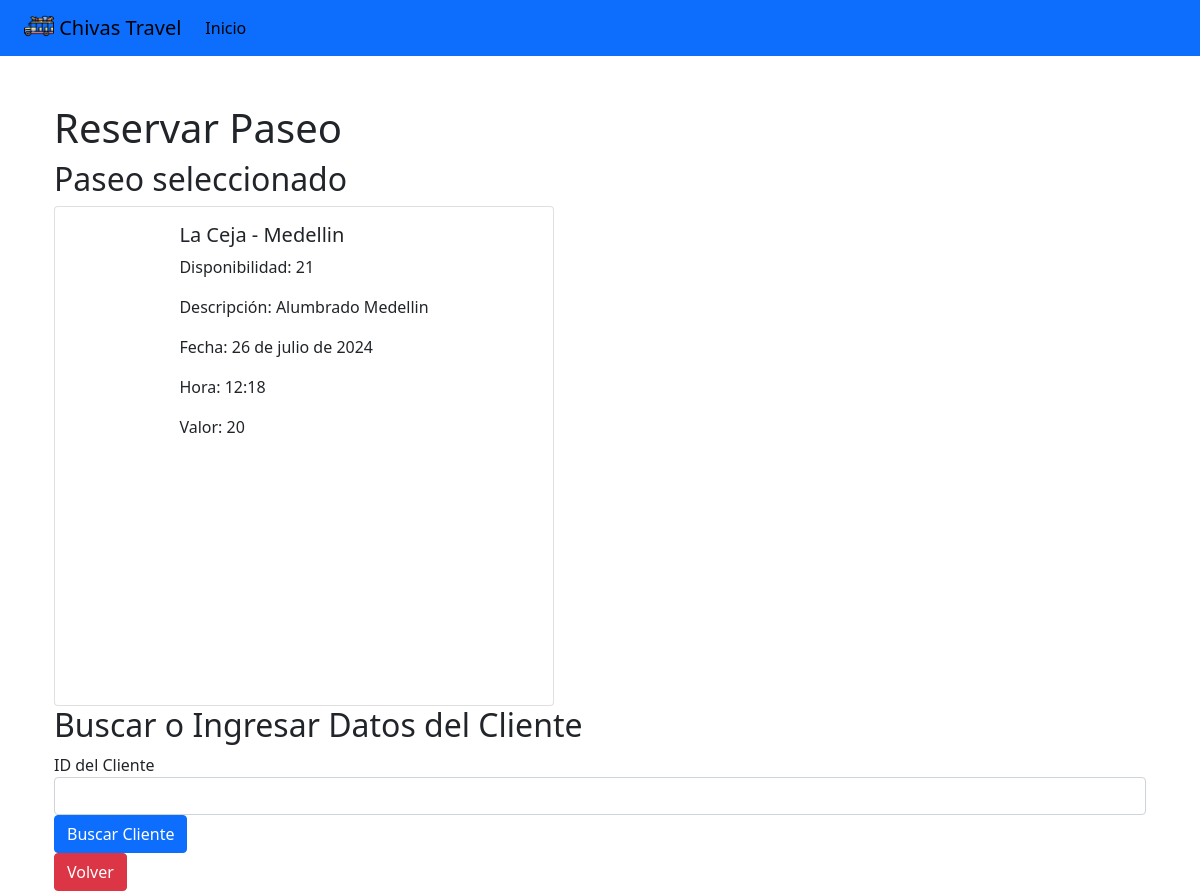
The page /paseos/reservarPaseo/2/ on the database its author committed.
### paseos/models.py (models this page shows)
class Paseo(models.Model):
    imagen = models.CharField(max_length=500000, default='default_value')
    origen = models.CharField(max_length=100)
    destino = models.CharField(max_length=100)
    descripcion = models.CharField(max_length=300)
    fecha = models.DateField()
    hora = models.TimeField()
    chiva = models.ForeignKey(Chiva, on_delete=models.CASCADE)
    esquemaCobro = models.ForeignKey(EsquemaCobro, on_delete=models.CASCADE)
    disponibilidad = models.IntegerField()

class EsquemaCobro(models.Model):
    tipo = models.CharField(max_length=100)
    valor = models.IntegerField(default=0)
    puntoEquilibrio = models.IntegerField()
    valorAumento = models.IntegerField()
    fechaAumento = models.DateField()
    descuento = models.IntegerField()

### paseos/views.py (the view, shortened to what this page needs)
# urls.py: path('reservarPaseo/<int:paseo_id>/', views.reservarPaseo, name='reservarPaseo'),
def reservarPaseo(request, paseo_id):
    paseo = get_object_or_404(Paseo, id=paseo_id)
    error_message = None
    cliente = None
    error_cliente = None
    error_cuenta_bancaria = None
    error_reserva = None
    if request.method == 'POST' and 'buscar_cliente' in request.POST:
        cliente_id = request.POST.get('cliente_id')
        if cliente_id:
            try:
                cliente = Cliente.objects.get(id=cliente_id)
                cliente_form = ClienteForm(instance=cliente)
                cuenta_bancaria_form = CuentaBancariaForm(instance=cliente.cuentaBancaria)
            except Cliente.DoesNotExist:
                cliente_form = ClienteForm()
                cuenta_bancaria_form = CuentaBancariaForm()
        else:
            cliente_form = ClienteForm()
            cuenta_bancaria_form = CuentaBancariaForm()
        reserva_form = ReservaForm()
    else:
        cliente_form = None
        cuenta_bancaria_form = None
        reserva_form = None
    paquetes = Paquete.objects.all()  # Obtener todos los paquetes disponibles
    return render(request, 'reservarPaseo.html', {
        'paseo': paseo,
        'cliente_form': cliente_form,
        'cuenta_bancaria_form': cuenta_bancaria_form,
        'reserva_form': reserva_form,
        'error_message': error_message,
        'error_cliente': error_cliente,
        'error_cuenta_bancaria': error_cuenta_bancaria,
        'error_reserva': error_reserva,
        'paquetes': paquetes
    })

### paseos/templates/reservarPaseo.html (shortened to what this page needs)
<!DOCTYPE html>
<html lang="en">
<head>
    {% load static %}
    <link rel="stylesheet" href="{% static '/styles.css' %}">
    <link href="{% static '/stylesApp.css' %}" rel="stylesheet">
</head>
<body>
    {% include 'navbarCliente.html' %}
    <div class="container mt-5">
        <h1>Reservar Paseo</h1>
        <h2>Paseo seleccionado</h2>
        <div class="card">
            <div class="card-body">
                <h5 class="card-title">{{ paseo.origen }} - {{ paseo.destino }}</h5>
                <p class="card-text">Disponibilidad: {{ paseo.disponibilidad }}</p>
                <p class="card-text">Descripción: {{ paseo.descripcion }}</p>
                <p class="card-text">Fecha: {{ paseo.fecha }}</p>
                <p class="card-text">Hora: {{ paseo.hora }}</p>
                <p class="card-text">Valor: {{ paseo.esquemaCobro.valor }}</p>
            </div>
        </div>
        <h2>Buscar o Ingresar Datos del Cliente</h2>
        <form method="POST" id="buscarClienteForm">
            <div class="form-group">
                <label for="cliente_id">ID del Cliente</label>
                <input type="text" name="cliente_id" id="cliente_id" class="form-control" value="{{ request.POST.cliente_id }}">
            </div>
            <button type="submit" name="buscar_cliente" class="btn btn-primary">Buscar Cliente</button>
        </form>
        <a href="{% url 'crearReserva'%}" class="btn btn-danger">Volver</a>
    </div>
</body>
</html>

### static/stylesApp.css (style rules this page uses)
.card { position: relative; width: 500px; height: 500px; background-color: #f2f2f2; border-radius: 10px; display: flex; align-items: center; justify-content: center; overflow: hidden; perspective: 1000px; box-shadow: 0 0 0 5px #ffffff80; transition: all 0.6s cubic-bezier(0.175, 0.885, 0.32, 1.275); }
body, html { height: 100%; margin: 0; }
.form-label, .form-control { text-align: center; }

### rows shown on the page
Paseo: origen "La Ceja", destino "Medellin", disponibilidad "21", descripcion "Alumbrado Medellin", fecha "26 de julio de 2024", hora "12:18", esquemaCobro.valor "20"
